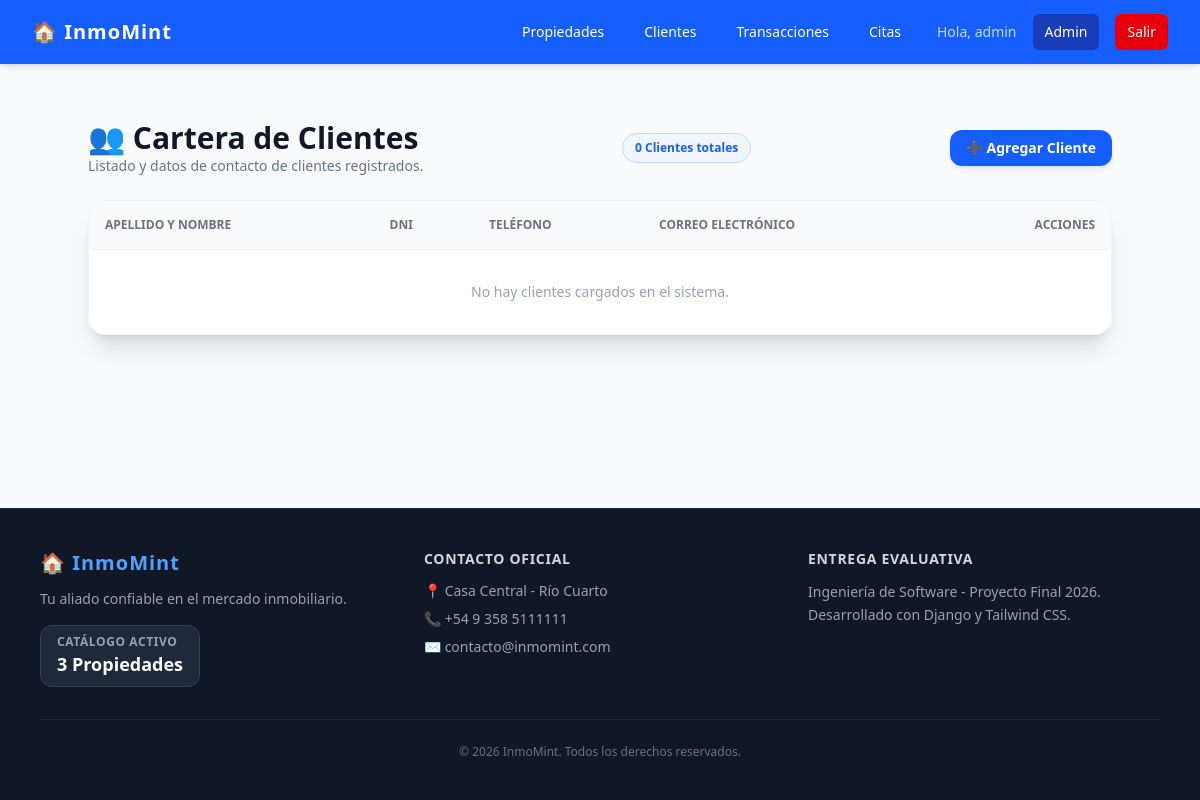
/propiedades/clientes/ (signed in), run on an earlier commit of the app's database.
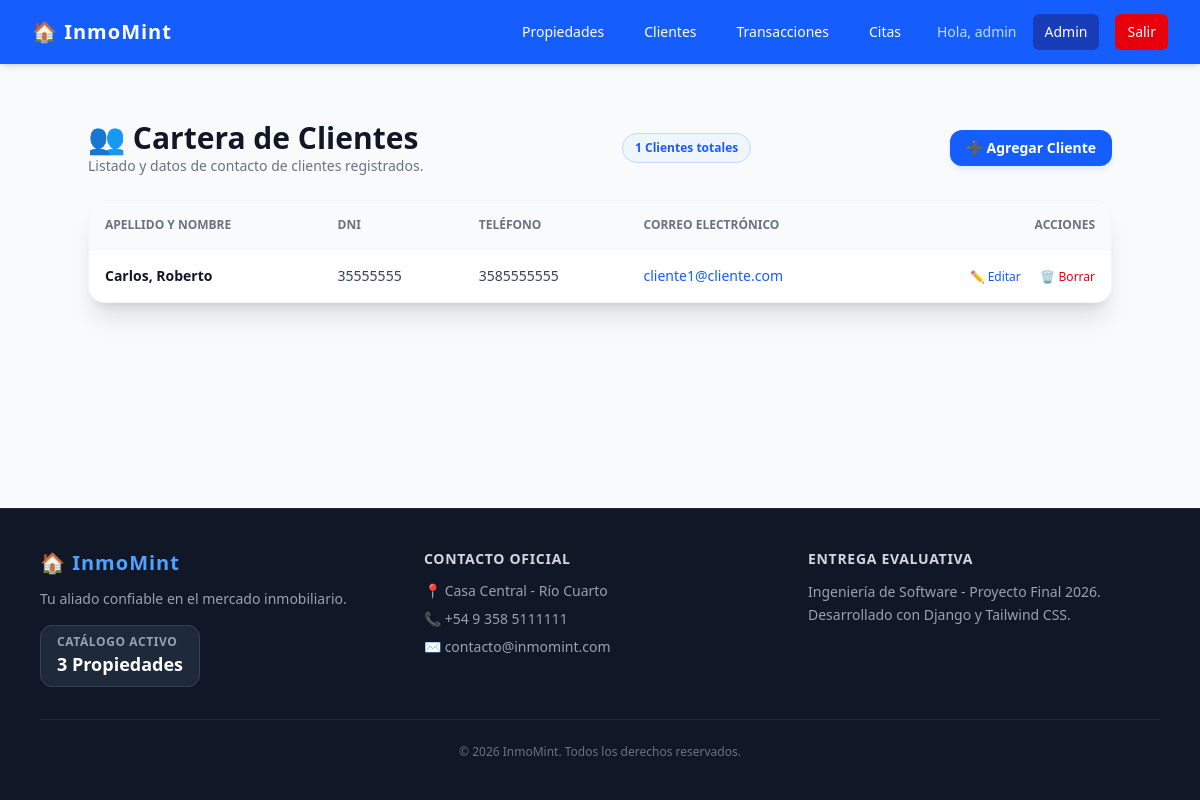
And on a later commit of the database.
### inmobiliaria/models.py (models this page shows, shortened)
class Cliente(models.Model):
    nombre = models.CharField(max_length=100)
    apellido = models.CharField(max_length=100)
    dni = models.CharField(max_length=15, unique=True, verbose_name="DNI")
    telefono = models.CharField(max_length=20, verbose_name="Teléfono")
    email = models.EmailField(verbose_name="Correo Electrónico")

### inmobiliaria/views.py (the view)
# urls.py: path('clientes/', views.lista_clientes, name='lista_clientes'),
@login_required
@permission_required('inmobiliaria.view_cliente', login_url='lista_propiedades')
def lista_clientes(request):
    clientes = Cliente.objects.all()
    return render(request, 'inmobiliaria/lista_clientes.html', {'clientes': clientes})

### inmobiliaria/context_processors.py (called while the page is built)
def datos_inmobiliaria(request):
    return {
        'global_nombre_web': 'InmoMint',
        'global_telefono': '+54 9 358 5111111',
        'global_email': 'contacto@inmomint.com',
        'global_total_propiedades': Propiedad.objects.count()
    }

### templates/inmobiliaria/lista_clientes.html (shortened to what this page needs)
{% extends 'base.html' %}
{% block content %}
<div class="max-w-5xl mx-auto py-6">
    <div class="flex flex-col sm:flex-row justify-between items-start sm:items-center mb-6 gap-4">
        <div>
            <h1 class="text-3xl font-black text-gray-900">👥 Cartera de Clientes</h1>
            <p class="text-gray-500 text-sm">Listado y datos de contacto de clientes registrados.</p>
        </div>
        <span class="bg-blue-50 text-blue-600 text-xs font-bold px-3 py-1.5 rounded-full border border-blue-200">
                {{ clientes.count }} Clientes totales
        </span>
        {% if perms.inmobiliaria.add_cliente %}
            <a href="{% url 'crear_cliente' %}" class="bg-blue-600 hover:bg-blue-700 text-white font-bold px-4 py-2 rounded-xl text-sm transition-all shadow-md shadow-blue-100 cursor-pointer">
                ➕ Agregar Cliente
            </a>
        {% endif %}
    </div>
    <div class="bg-white rounded-2xl shadow-xl overflow-hidden border border-gray-100">
        <div class="overflow-x-auto">
            <table class="w-full text-left text-sm text-gray-600">
                <thead class="bg-gray-50 text-xs uppercase text-gray-500 font-bold border-b border-gray-100">
                    <tr>
                        <th class="p-4">Apellido y Nombre</th>
                        <th class="p-4">DNI</th>
                        <th class="p-4">Teléfono</th>
                        <th class="p-4">Correo Electrónico</th>
                        <th class="p-4 text-right">Acciones</th>
                    </tr>
                </thead>
                <tbody class="divide-y divide-gray-100">
                    {% for cliente in clientes %}
                    <tr class="hover:bg-gray-50/50 transition-colors">
                        <td class="p-4 font-bold text-gray-900">{{ cliente.apellido }}, {{ cliente.nombre }}</td>
                        <td class="p-4 text-gray-700">{{ cliente.dni }}</td>
                        <td class="p-4 text-gray-700">{{ cliente.telefono }}</td>
                        <td class="p-4 text-blue-600 font-medium">{{ cliente.email }}</td>
                        <td class="p-4 text-right space-x-2">
                            {% if perms.inmobiliaria.change_cliente %}
                                <a href="{% url 'editar_cliente' cliente.pk %}" class="text-blue-600 hover:underline font-medium text-xs">✏️ Editar</a>
                            {% endif %}
                            {% if perms.inmobiliaria.delete_cliente %}
                                <a href="{% url 'eliminar_cliente' cliente.pk %}" class="text-red-600 hover:underline font-medium text-xs ml-2">🗑️ Borrar</a>
                            {% endif %}
                        </td>
                    </tr>
                    {% empty %}
                    <tr>
                        <td colspan="5" class="p-8 text-center text-gray-400 font-medium">No hay clientes cargados en el sistema.</td>
                    </tr>
                    {% endfor %}
                </tbody>
            </table>
        </div>
    </div>
</div>
{% endblock %}

What changed in the data, as far as the page shows it:
added Cliente: apellido "Carlos", nombre "Roberto", dni "35555555", telefono "3585555555", email "cliente1@cliente.com"
Also different on the page:
{{ clientes.count }}: "0" → "1"
text no longer shown: "No hay clientes cargados en el sistema."
